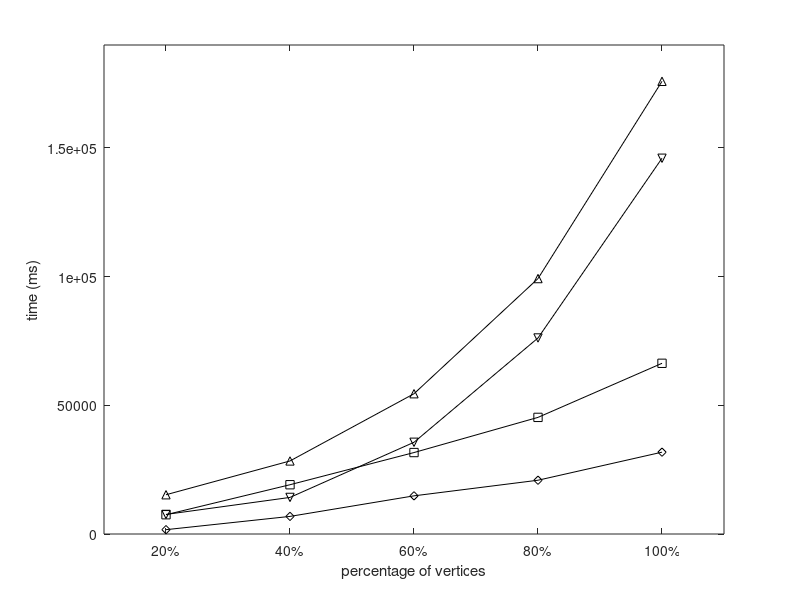

The MATLAB source for this figure: (Note: this script raises an error after producing the figure.)
set(gcf,'color',[1, 1, 1]);
set(gcf,'unit','centimeters','position',[10 5 9 7]);

x=[1, 2, 3, 4, 5];
y1 = [15252.333333333334	28382.333333333332	54501.666666666664	99245.0	175878.66666666666];
y2 = [7608.333333333333	14215.0	35639.0	76166.33333333333	146000.66666666666];
y3 = [7491.333333333333	19147.0	31649.333333333332	45313.333333333336	66325.66666666667];
y4 = [1685.6666666666667	6839.333333333333	14829.0	20893.666666666668	31797.666666666668];


p1= plot(x, y1, '-k^');
hold on;
p2 = plot(x, y2, '-kv');
hold on;
p3 = plot(x, y3, '-ks');
hold on;
p4 = plot(x, y4, '-kd');

xlabel('percentage of vertices');
ylabel('time (ms)');

axis([0.5 5.5 0.0 190000]);

set(gca, 'xtick', 1:5, 'XTickLabel', {'20%','40%','60%','80%','100%'});
leg=legend('Basic','Basic-','Advanced', 'Advanced-', 2);
set(leg,'edgecolor','white');

set(gca, 'FontSize', 12);
set(get(gca, 'XLabel'), 'FontSize',12);
set(get(gca, 'YLabel'), 'FontSize',12);
set(findall(gcf,'type','line'),'linewidth',1.5);
set(gca, 'LineWidth', 1.5);
